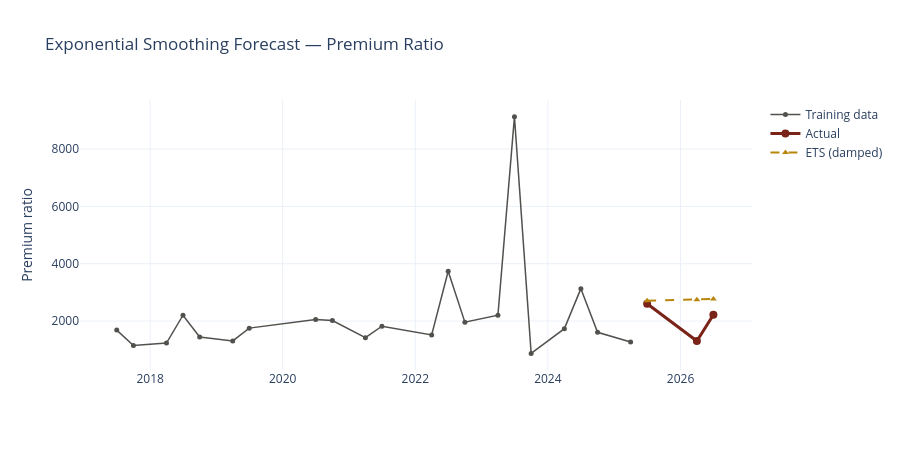

Write notebook code for a chart like this one.
### Markdown cell above
## 5 — Exponential Smoothing (ETS)

With a short series, exponential smoothing's parsimony is an advantage.  We fit a damped-trend model.

### Code cell
from statsmodels.tsa.holtwinters import ExponentialSmoothing

ets = ExponentialSmoothing(y_train, trend='add', damped_trend=True,
                           seasonal=None).fit(optimized=True)

fc_ets = ets.forecast(HORIZON)
forecasts['ETS (damped)'] = fc_ets.values

# ── ETS plot (interactive) ───────────────────────────────────────
fig = go.Figure()
fig.add_trace(go.Scatter(
    x=train_q['date'], y=train_q['premium_ratio'],
    mode='lines+markers', name='Training data',
    line=dict(color=UOE_GREY, width=1.5), marker=dict(size=5),
    hovertemplate='%{x|%Y-Q}<br>Ratio: %{y:.1f}x<extra>Training</extra>'
))
fig.add_trace(go.Scatter(
    x=test_q['date'], y=test_q['premium_ratio'],
    mode='lines+markers', name='Actual',
    line=dict(color=UOE_RED, width=3), marker=dict(size=8),
    hovertemplate='%{x|%Y-Q}<br>Ratio: %{y:.1f}x<extra>Actual</extra>'
))
fig.add_trace(go.Scatter(
    x=test_q['date'], y=fc_ets.values,
    mode='lines+markers', name='ETS (damped)',
    line=dict(color=UOE_GOLD, width=2, dash='dash'),
    marker=dict(size=6, symbol='triangle-up'),
    hovertemplate='%{x|%Y-Q}<br>Ratio: %{y:.1f}x<extra>ETS</extra>'
))
fig.update_layout(title='Exponential Smoothing Forecast — Premium Ratio',
                  yaxis_title='Premium ratio', height=450)
fig.show()

### Figure 1 — Plotly figure (JSON) as saved in the notebook; plotly's stock layout.template omitted (floating-point values rounded to 4 significant figures)
{"data": [{"hovertemplate": "%{x|%Y-Q}<br>Ratio: %{y:.1f}x<extra>Training</extra>", "line": {"color": "#52514e", "width": 1.5}, "marker": {"size": 5}, "mode": "lines+markers", "name": "Training data", "type": "scatter", "x": ["2017-07-01T00:00:00.000000", "2017-10-01T00:00:00.000000", "2018-04-01T00:00:00.000000", "2018-07-01T00:00:00.000000", "2018-10-01T00:00:00.000000", "2019-04-01T00:00:00.000000", "2019-07-01T00:00:00.000000", "2020-07-01T00:00:00.000000", "2020-10-01T00:00:00.000000", "2021-04-01T00:00:00.000000", "2021-07-01T00:00:00.000000", "2022-04-01T00:00:00.000000", "2022-07-01T00:00:00.000000", "2022-10-01T00:00:00.000000", "2023-04-01T00:00:00.000000", "2023-07-01T00:00:00.000000", "2023-10-01T00:00:00.000000", "2024-04-01T00:00:00.000000", "2024-07-01T00:00:00.000000", "2024-10-01T00:00:00.000000", "2025-04-01T00:00:00.000000"], "y": [1683.0, 1147.0, 1230.0, 2201.0, 1442.0, 1305.0, 1751.0, 2052.0, 2017.0, 1418.0, 1819.0, 1513.0, 3736.0, 1959.0, 2205.0, 9133.0, 870.1, 1733.0, 3129.0, 1604.0, 1270.0]}, {"hovertemplate": "%{x|%Y-Q}<br>Ratio: %{y:.1f}x<extra>Actual</extra>", "line": {"color": "#7A2318", "width": 3}, "marker": {"size": 8}, "mode": "lines+markers", "name": "Actual", "type": "scatter", "x": ["2025-07-01T00:00:00.000000", "2026-04-01T00:00:00.000000", "2026-07-01T00:00:00.000000"], "y": [2604.0, 1301.0, 2216.0]}, {"hovertemplate": "%{x|%Y-Q}<br>Ratio: %{y:.1f}x<extra>ETS</extra>", "line": {"color": "#B8860B", "dash": "dash", "width": 2}, "marker": {"size": 6, "symbol": "triangle-up"}, "mode": "lines+markers", "name": "ETS (damped)", "type": "scatter", "x": ["2025-07-01T00:00:00.000000", "2026-04-01T00:00:00.000000", "2026-07-01T00:00:00.000000"], "y": [2710.0, 2739.0, 2767.0]}], "layout": {"height": 450, "title": {"text": "Exponential Smoothing Forecast — Premium Ratio"}, "yaxis": {"title": {"text": "Premium ratio"}}}}
